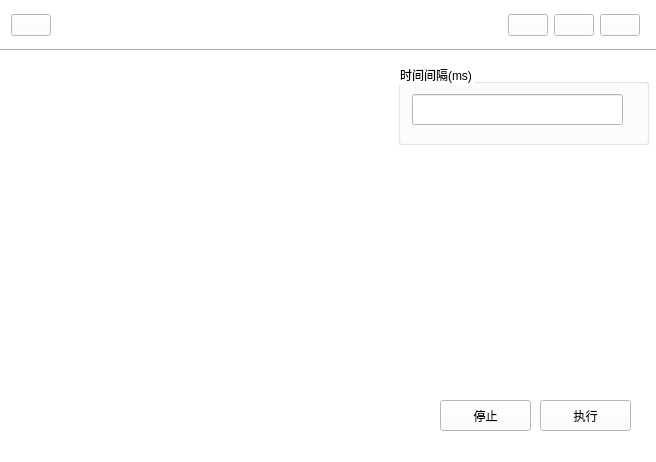
<?xml version="1.0" encoding="UTF-8"?>
<ui version="4.0">
 <class>QQMessageSend</class>
 <widget class="QWidget" name="QQMessageSend">
  <property name="geometry">
   <rect>
    <x>0</x>
    <y>0</y>
    <width>656</width>
    <height>462</height>
   </rect>
  </property>
  <property name="windowTitle">
   <string>QQMessageSend</string>
  </property>
  <property name="styleSheet">
   <string notr="true">background-color: rgb(255, 255, 255);</string>
  </property>
  <widget class="QWidget" name="AppTopBarWidget" native="true">
   <property name="geometry">
    <rect>
     <x>0</x>
     <y>0</y>
     <width>661</width>
     <height>50</height>
    </rect>
   </property>
   <layout class="QHBoxLayout" name="horizontalLayout">
    <item>
     <widget class="QPushButton" name="top_bar_close">
      <property name="text">
       <string/>
      </property>
     </widget>
    </item>
    <item>
     <spacer name="horizontalSpacer">
      <property name="orientation">
       <enum>Qt::Horizontal</enum>
      </property>
      <property name="sizeHint" stdset="0">
       <size>
        <width>87</width>
        <height>20</height>
       </size>
      </property>
     </spacer>
    </item>
    <item>
     <widget class="QPushButton" name="askForHelp">
      <property name="text">
       <string/>
      </property>
     </widget>
    </item>
    <item>
     <widget class="QPushButton" name="topbar_min">
      <property name="text">
       <string/>
      </property>
     </widget>
    </item>
    <item>
     <widget class="QPushButton" name="top_bar_max">
      <property name="text">
       <string/>
      </property>
     </widget>
    </item>
    <item>
     <spacer name="horizontalSpacer_2">
      <property name="orientation">
       <enum>Qt::Horizontal</enum>
      </property>
      <property name="sizeType">
       <enum>QSizePolicy::Fixed</enum>
      </property>
      <property name="sizeHint" stdset="0">
       <size>
        <width>10</width>
        <height>20</height>
       </size>
      </property>
     </spacer>
    </item>
   </layout>
  </widget>
  <widget class="Line" name="line">
   <property name="geometry">
    <rect>
     <x>-3</x>
     <y>40</y>
     <width>661</width>
     <height>20</height>
    </rect>
   </property>
   <property name="orientation">
    <enum>Qt::Horizontal</enum>
   </property>
  </widget>
  <widget class="QGroupBox" name="groupBox_2">
   <property name="geometry">
    <rect>
     <x>398</x>
     <y>64</y>
     <width>251</width>
     <height>81</height>
    </rect>
   </property>
   <property name="styleSheet">
    <string notr="true"/>
   </property>
   <property name="title">
    <string>时间间隔(ms)</string>
   </property>
   <widget class="QLineEdit" name="lineEdit">
    <property name="geometry">
     <rect>
      <x>14</x>
      <y>30</y>
      <width>211</width>
      <height>31</height>
     </rect>
    </property>
   </widget>
  </widget>
  <widget class="QPushButton" name="pushButton">
   <property name="geometry">
    <rect>
     <x>440</x>
     <y>400</y>
     <width>91</width>
     <height>31</height>
    </rect>
   </property>
   <property name="text">
    <string>停止</string>
   </property>
  </widget>
  <widget class="QPushButton" name="pushButton_2">
   <property name="geometry">
    <rect>
     <x>540</x>
     <y>400</y>
     <width>91</width>
     <height>31</height>
    </rect>
   </property>
   <property name="text">
    <string>执行</string>
   </property>
  </widget>
  <widget class="QPlainTextEdit" name="MessageBody">
   <property name="geometry">
    <rect>
     <x>0</x>
     <y>70</y>
     <width>391</width>
     <height>291</height>
    </rect>
   </property>
   <property name="styleSheet">
    <string notr="true">background-color: rgba(255, 255, 255, 0);</string>
   </property>
  </widget>
 </widget>
 <layoutdefault spacing="6" margin="11"/>
 <resources/>
 <connections/>
</ui>
